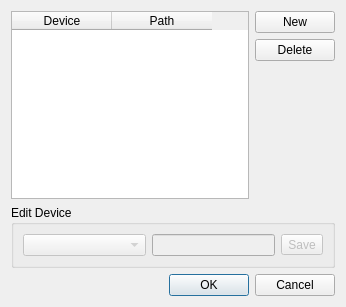
<?xml version="1.0" encoding="UTF-8"?>
<ui version="4.0">
 <class>summaDeviceConfig</class>
 <widget class="QDialog" name="summaDeviceConfig">
  <property name="geometry">
   <rect>
    <x>0</x>
    <y>0</y>
    <width>346</width>
    <height>307</height>
   </rect>
  </property>
  <layout class="QVBoxLayout" name="verticalLayout_2">
   <item>
    <layout class="QHBoxLayout" name="horizontalLayout_2">
     <item>
      <widget class="QTableWidget" name="deviceTable">
       <property name="selectionBehavior">
        <enum>QAbstractItemView::SelectRows</enum>
       </property>
       <attribute name="verticalHeaderVisible">
        <bool>false</bool>
       </attribute>
       <column>
        <property name="text">
         <string>Device</string>
        </property>
       </column>
       <column>
        <property name="text">
         <string>Path</string>
        </property>
       </column>
      </widget>
     </item>
     <item>
      <layout class="QVBoxLayout" name="verticalLayout">
       <item>
        <widget class="QPushButton" name="newButton">
         <property name="text">
          <string>New</string>
         </property>
        </widget>
       </item>
       <item>
        <widget class="QPushButton" name="deleteButton">
         <property name="text">
          <string>Delete</string>
         </property>
        </widget>
       </item>
       <item>
        <spacer name="verticalSpacer">
         <property name="orientation">
          <enum>Qt::Vertical</enum>
         </property>
         <property name="sizeHint" stdset="0">
          <size>
           <width>20</width>
           <height>40</height>
          </size>
         </property>
        </spacer>
       </item>
      </layout>
     </item>
    </layout>
   </item>
   <item>
    <widget class="QGroupBox" name="groupBox">
     <property name="title">
      <string>Edit Device</string>
     </property>
     <layout class="QHBoxLayout" name="horizontalLayout" stretch="1,1,0">
      <item>
       <widget class="QComboBox" name="deviceTypeCombo">
        <property name="enabled">
         <bool>false</bool>
        </property>
       </widget>
      </item>
      <item>
       <widget class="QLineEdit" name="devicePathEdit">
        <property name="enabled">
         <bool>false</bool>
        </property>
       </widget>
      </item>
      <item>
       <widget class="QToolButton" name="deviceSaveButton">
        <property name="enabled">
         <bool>false</bool>
        </property>
        <property name="text">
         <string>Save</string>
        </property>
        <property name="icon">
         <iconset theme="document-save">
          <normaloff/>
         </iconset>
        </property>
        <property name="toolButtonStyle">
         <enum>Qt::ToolButtonTextBesideIcon</enum>
        </property>
       </widget>
      </item>
     </layout>
    </widget>
   </item>
   <item>
    <widget class="QDialogButtonBox" name="buttonBox">
     <property name="standardButtons">
      <set>QDialogButtonBox::Cancel|QDialogButtonBox::Ok</set>
     </property>
    </widget>
   </item>
  </layout>
 </widget>
 <resources/>
 <connections>
  <connection>
   <sender>buttonBox</sender>
   <signal>accepted()</signal>
   <receiver>summaDeviceConfig</receiver>
   <slot>accept()</slot>
   <hints>
    <hint type="sourcelabel">
     <x>172</x>
     <y>290</y>
    </hint>
    <hint type="destinationlabel">
     <x>172</x>
     <y>153</y>
    </hint>
   </hints>
  </connection>
  <connection>
   <sender>buttonBox</sender>
   <signal>rejected()</signal>
   <receiver>summaDeviceConfig</receiver>
   <slot>reject()</slot>
   <hints>
    <hint type="sourcelabel">
     <x>172</x>
     <y>290</y>
    </hint>
    <hint type="destinationlabel">
     <x>172</x>
     <y>153</y>
    </hint>
   </hints>
  </connection>
  <connection>
   <sender>newButton</sender>
   <signal>clicked()</signal>
   <receiver>summaDeviceConfig</receiver>
   <slot>newDevice()</slot>
   <hints>
    <hint type="sourcelabel">
     <x>305</x>
     <y>17</y>
    </hint>
    <hint type="destinationlabel">
     <x>172</x>
     <y>153</y>
    </hint>
   </hints>
  </connection>
  <connection>
   <sender>deleteButton</sender>
   <signal>clicked()</signal>
   <receiver>summaDeviceConfig</receiver>
   <slot>deleteDevice()</slot>
   <hints>
    <hint type="sourcelabel">
     <x>305</x>
     <y>45</y>
    </hint>
    <hint type="destinationlabel">
     <x>172</x>
     <y>153</y>
    </hint>
   </hints>
  </connection>
  <connection>
   <sender>deviceSaveButton</sender>
   <signal>clicked()</signal>
   <receiver>summaDeviceConfig</receiver>
   <slot>saveDevice()</slot>
   <hints>
    <hint type="sourcelabel">
     <x>299</x>
     <y>254</y>
    </hint>
    <hint type="destinationlabel">
     <x>172</x>
     <y>153</y>
    </hint>
   </hints>
  </connection>
 </connections>
 <slots>
  <slot>newDevice()</slot>
  <slot>deleteDevice()</slot>
  <slot>deviceClicked(int,int)</slot>
  <slot>saveDevice()</slot>
 </slots>
</ui>
